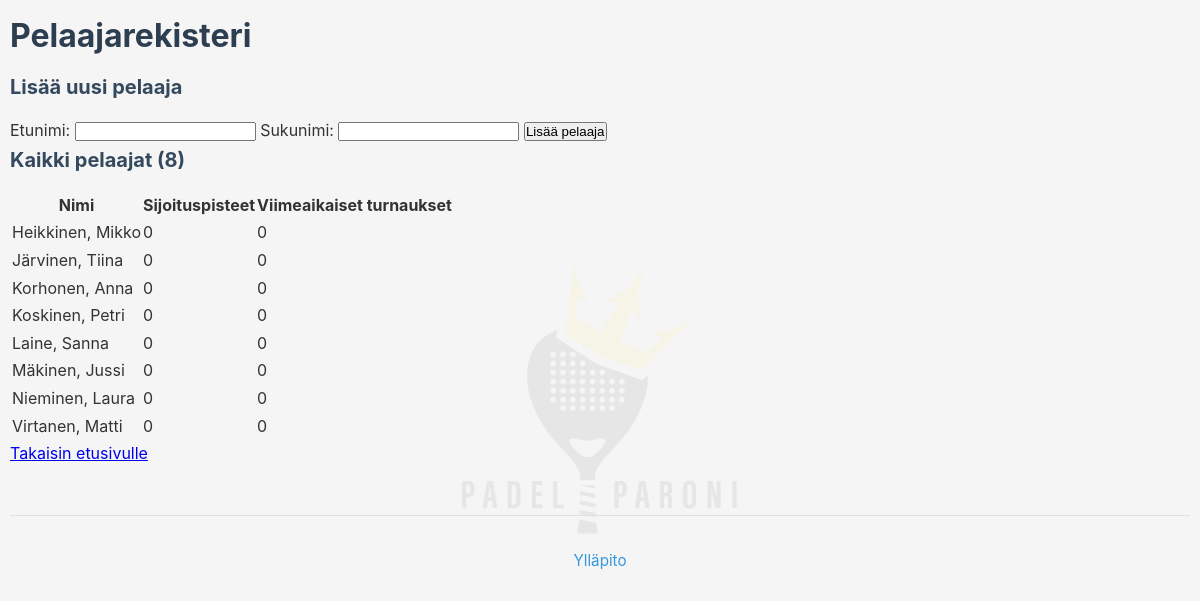
Page /players on the earlier database version.
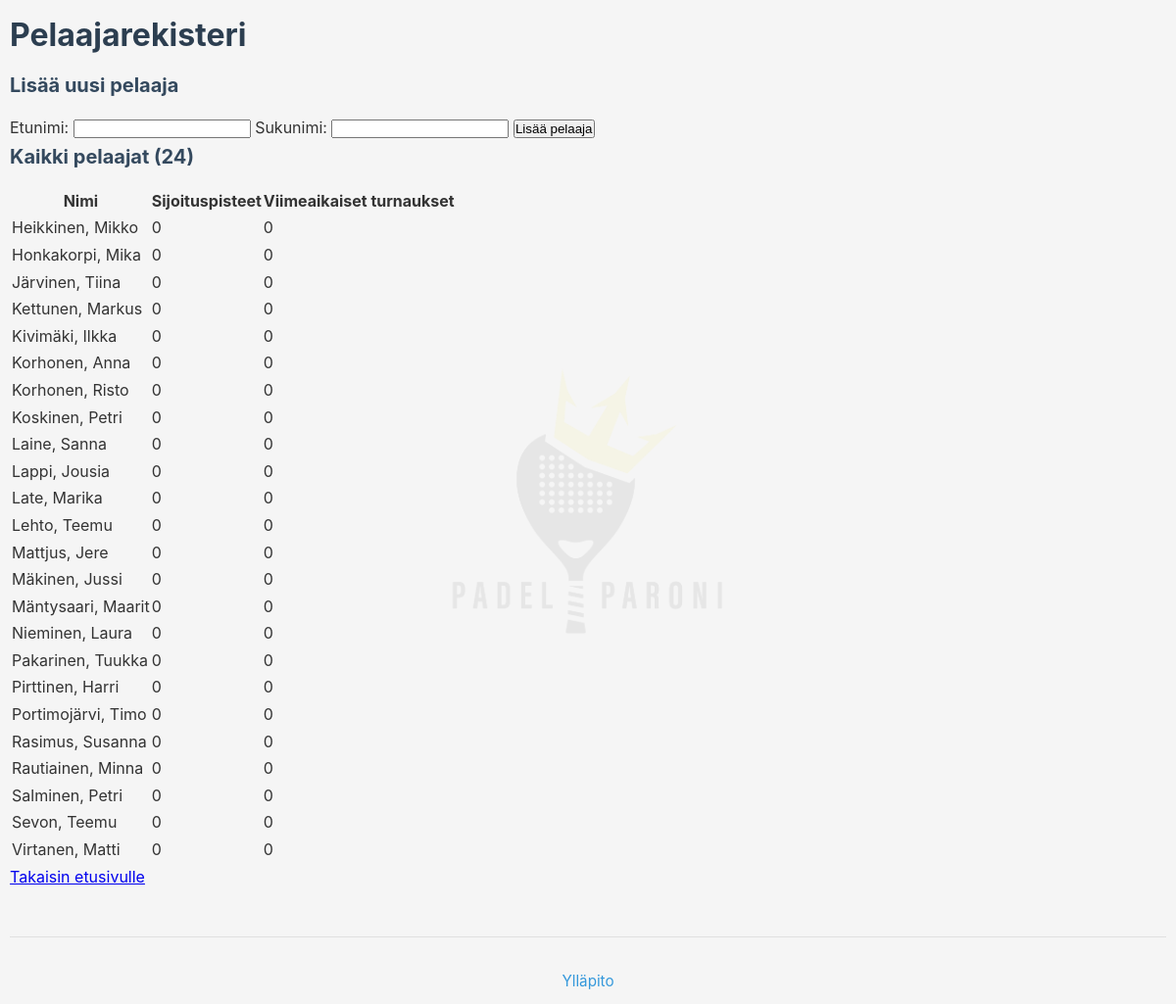
Same page on the later database version.
### tables this page shows
CREATE TABLE player_registry (
            id INTEGER PRIMARY KEY AUTOINCREMENT,
            first_name TEXT NOT NULL CHECK(length(trim(first_name)) > 0 AND length(first_name) <= 100),
            last_name TEXT NOT NULL CHECK(length(trim(last_name)) > 0 AND length(last_name) <= 100),
            created_at TIMESTAMP DEFAULT CURRENT_TIMESTAMP,
            UNIQUE(first_name, last_name)
        );

### app.py (the view)
@app.route('/players')
def players_list():
    db = get_db_connection()
    players = db.execute("""
        SELECT
            pr.id,
            pr.first_name,
            pr.last_name,
            ps.seed_points,
            ps.recent_tournaments
        FROM player_registry pr
        LEFT JOIN player_seeding ps ON pr.id = ps.player_id
        ORDER BY ps.seed_points DESC, pr.last_name ASC, pr.first_name ASC
    """).fetchall()
    return render_template('players_list.html', players=players)

### app.py (called while the page is built)
def get_db_connection():
    global _db_initialized
    if not _db_initialized:
        init_db()
        _db_initialized = True
        print("Database initialized successfully!")
    if 'db' not in g:
        g.db = get_db()
    return g.db

@app.before_request
def log_request_start():
    import time
    g.request_start_time = time.time()
    print(f"[REQ START] {request.method} {request.path}")

@app.after_request
def log_request_end(response):
    import time
    if hasattr(g, 'request_start_time'):
        duration = time.time() - g.request_start_time
        print(f"[REQ END] {request.method} {request.path} - {duration:.3f}s - {response.status_code}")
    return response

@app.before_request
def generate_csp_nonce():
    g.csp_nonce = base64.b64encode(secrets.token_bytes(16)).decode('utf-8')

@app.context_processor
def inject_csp_nonce():
    return {'csp_nonce': getattr(g, 'csp_nonce', '')}

### templates/players_list.html (shortened to what this page needs)
<!DOCTYPE html>
<html lang="fi">
<head>
    <link rel="stylesheet" href="{{ url_for('static', filename='css/style.css') }}">
</head>
<body>
    <h1>Pelaajarekisteri</h1>
    <div class="add-player-form">
        <h2>Lisää uusi pelaaja</h2>
        <form method="POST" action="/player/create">
            <label>Etunimi:</label>
            <input type="text" name="first_name" required>
            <label>Sukunimi:</label>
            <input type="text" name="last_name" required>
            <button type="submit">Lisää pelaaja</button>
        </form>
    </div>
    <div class="players-list">
        <h2>Kaikki pelaajat ({{ players|length }})</h2>
        {% if players %}
        <table>
            <thead>
                <tr>
                    <th>Nimi</th>
                    <th>Sijoituspisteet</th>
                    <th>Viimeaikaiset turnaukset</th>
                </tr>
            </thead>
            <tbody>
                {% for player in players %}
                <tr>
                    <td>
                        {{ player.last_name }}, {{ player.first_name }}
                    </td>
                    <td>{{ player.seed_points or 0 }}</td>
                    <td>{{ player.recent_tournaments or 0 }}</td>
                </tr>
                {% endfor %}
            </tbody>
        </table>
        {% else %}
        <p>Ei vielä pelaajia rekisterissä. Lisää ensimmäinen pelaaja yllä!</p>
        {% endif %}
    </div>
    <div class="navigation">
        <a href="/">Takaisin etusivulle</a>
    </div>
    <div style="margin-top: 3rem; padding-top: 2rem; border-top: 1px solid #e0e0e0; text-align: center;">
        <a href="{{ url_for('admin_dashboard') }}" style="color: #3498db; text-decoration: none; font-size: 0.95rem;">Ylläpito</a>
    </div>
</body>
</html>

Differences in the rows shown:
added player_registry: last_name "Honkakorpi", first_name "Mika", seed_points "0", recent_tournaments "0"
added player_registry: last_name "Kettunen", first_name "Markus", seed_points "0", recent_tournaments "0"
added player_registry: last_name "Kivimäki", first_name "Ilkka", seed_points "0", recent_tournaments "0"
added player_registry: last_name "Korhonen", first_name "Risto", seed_points "0", recent_tournaments "0"
added player_registry: last_name "Lappi", first_name "Jousia", seed_points "0", recent_tournaments "0"
added player_registry: last_name "Late", first_name "Marika", seed_points "0", recent_tournaments "0"
added player_registry: last_name "Lehto", first_name "Teemu", seed_points "0", recent_tournaments "0"
added player_registry: last_name "Mattjus", first_name "Jere", seed_points "0", recent_tournaments "0"
added player_registry: last_name "Mäntysaari", first_name "Maarit", seed_points "0", recent_tournaments "0"
added player_registry: last_name "Pakarinen", first_name "Tuukka", seed_points "0", recent_tournaments "0"
added player_registry: last_name "Pirttinen", first_name "Harri", seed_points "0", recent_tournaments "0"
added player_registry: last_name "Portimojärvi", first_name "Timo", seed_points "0", recent_tournaments "0"
added player_registry: last_name "Rasimus", first_name "Susanna", seed_points "0", recent_tournaments "0"
added player_registry: last_name "Rautiainen", first_name "Minna", seed_points "0", recent_tournaments "0"
added player_registry: last_name "Salminen", first_name "Petri", seed_points "0", recent_tournaments "0"
added player_registry: last_name "Sevon", first_name "Teemu", seed_points "0", recent_tournaments "0"
Other differences:
{{ players|length }}: "8" → "24"
